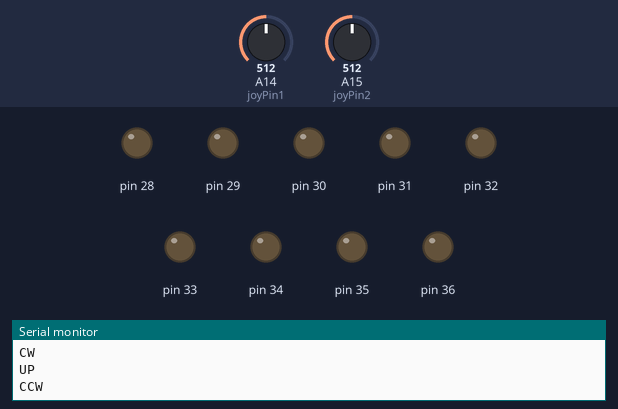
A sketch run on a simulated Arduino Mega 2560, built with avr-gcc and run on an emulated ATmega2560. Shown: output pins drawn as LEDs (lit = HIGH), the last lines printed to the serial monitor. Inputs (shaded band) come from the test bench; at power-on: A14 (joyPin1) = 512, A15 (joyPin2) = 512.

Above: at 6.2 s.
6.3 s: A14 (joyPin1) set to 883
8.5 s: A14 (joyPin1) set to 914
At 10.0 s:
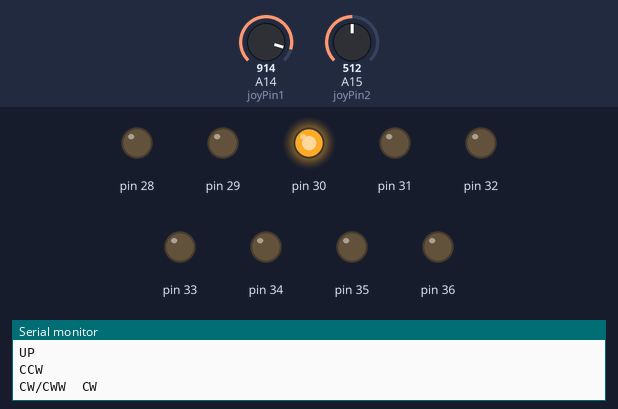
11.0 s: A15 (joyPin2) set to 883
12.9 s: A15 (joyPin2) set to 919
At 14.6 s:
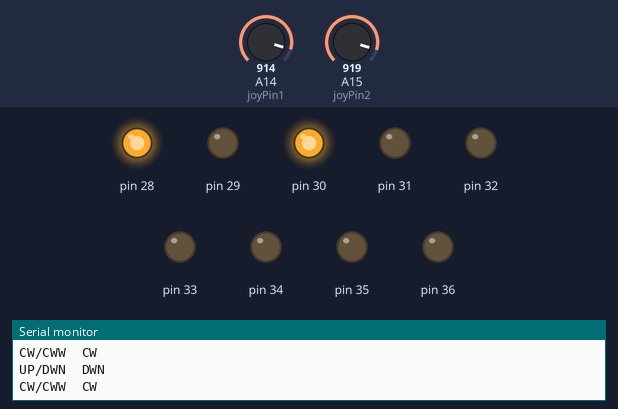
15.4 s: A14 (joyPin1) set to 90
At 17.3 s:
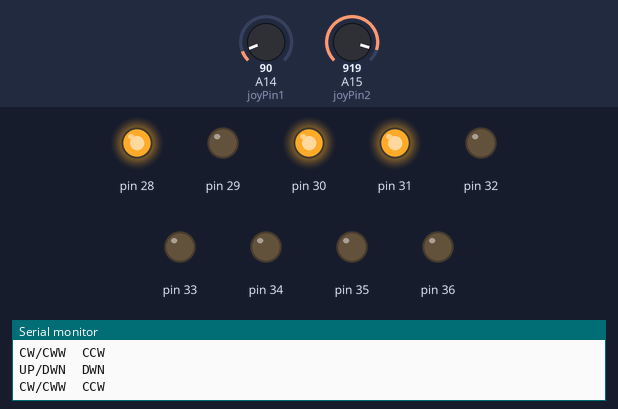
17.6 s: A15 (joyPin2) set to 90
At 19.2 s:
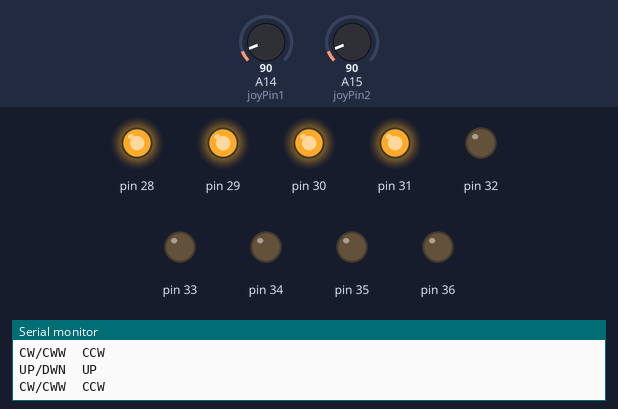
Timing chart, 0 to 20.7 s (numbered marks = the images above; inputs shaded):
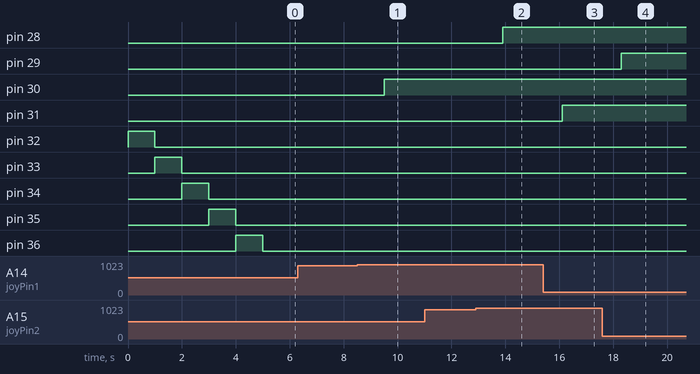

The sketch:

rotor_controller.ino
```cpp
 int joyPin1 = 14;                // slider variable connecetd to analog pin 0
 int joyPin2 = 15;                // slider variable connecetd to analog pin 1
 int value1 = 0;                  // variable to read the value from the analog pin 0
 int value2 = 0;                  // variable to read the value from the analog pin 1

 void setup() {
  Serial.begin(9600);
  pinMode(28, OUTPUT);
  pinMode(29, OUTPUT);
  pinMode(30, OUTPUT);
  pinMode(31, OUTPUT);
  pinMode(32, OUTPUT);
  pinMode(33, OUTPUT);
  pinMode(34, OUTPUT);
  pinMode(35, OUTPUT);
  pinMode(36, OUTPUT);
  digitalWrite(28, LOW);
  digitalWrite(29, LOW);
  digitalWrite(30, LOW);
  digitalWrite(31, LOW);
  digitalWrite(32, HIGH);
  Serial.println("HOME");
  delay(1000);
  digitalWrite(32, LOW);
  digitalWrite(33, HIGH);
  Serial.println("DWN");
  delay(1000);
  digitalWrite(33, LOW);
  digitalWrite(34, HIGH);
  Serial.println("CW");
  delay(1000);
  digitalWrite(34, LOW);
  digitalWrite(35, HIGH);
  Serial.println("UP");
  delay(1000);
  digitalWrite(35, LOW);
  digitalWrite(36, HIGH);
  Serial.println("CCW");
  delay(1000);
  digitalWrite(36, LOW);
 }

 void loop() {
  // reads the value of the variable resistor
  value1 = analogRead(joyPin1);
  // this small pause is needed between reading
  // analog pins, otherwise we get the same value twice
  delay(100);
  // reads the value of the variable resistor
  value2 = analogRead(joyPin2);
  if (value2 > 900 || value2 < 100){
    Serial.print("UP/DWN ");
    if (value2 > 900){
      Serial.println(" DWN");
      digitalWrite(28, HIGH);
    }
    else{
      Serial.println(" UP");
      digitalWrite(29, HIGH);
    }
  }
  else{
    digitalWrite(28, LOW);
    digitalWrite(29, LOW);
  }
 if (value1 > 900 || value1 < 100){
    Serial.print("CW/CWW ");
    if (value1 > 900){
      Serial.println(" CW");
      digitalWrite(30, HIGH);
    }
    else{
      Serial.println(" CCW");
      digitalWrite(31, HIGH);
    }
  }
  else{
    digitalWrite(30, LOW);
    digitalWrite(31, LOW);
  }
  delay(1000);
 }
```

Measured:
- the behaviour switches between 900 and 901 on A14 (joyPin1) (found by bisection; images 0 and 1)
- the behaviour switches between 900 and 901 on A15 (joyPin2) (found by bisection; images 1 and 2)
- after the input at 6.3 s, every drawn part: stays the same
- after the input at 8.5 s, pin 30: LOW → HIGH after 1.0 s
- after the input at 12.9 s, pin 28: LOW → HIGH after 1.0 s
- after the input at 15.4 s, pin 31: LOW → HIGH after 0.70 s
- after the input at 17.6 s, pin 29: LOW → HIGH after 0.71 s
